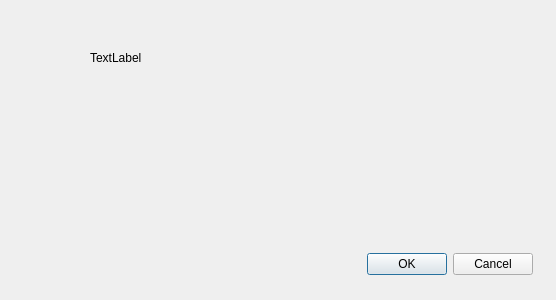
<?xml version="1.0" encoding="UTF-8"?>
<ui version="4.0">
 <class>Dialog</class>
 <widget class="QDialog" name="Dialog">
  <property name="geometry">
   <rect>
    <x>0</x>
    <y>0</y>
    <width>556</width>
    <height>300</height>
   </rect>
  </property>
  <property name="windowTitle">
   <string>Dialog</string>
  </property>
  <property name="sizeGripEnabled">
   <bool>false</bool>
  </property>
  <property name="modal">
   <bool>false</bool>
  </property>
  <widget class="QLabel" name="dataMessage">
   <property name="geometry">
    <rect>
     <x>90</x>
     <y>50</y>
     <width>55</width>
     <height>16</height>
    </rect>
   </property>
   <property name="text">
    <string>TextLabel</string>
   </property>
  </widget>
  <widget class="QDialogButtonBox" name="buttonBox">
   <property name="geometry">
    <rect>
     <x>340</x>
     <y>250</y>
     <width>193</width>
     <height>28</height>
    </rect>
   </property>
   <property name="standardButtons">
    <set>QDialogButtonBox::Cancel|QDialogButtonBox::Ok</set>
   </property>
  </widget>
 </widget>
 <resources/>
 <connections/>
</ui>
